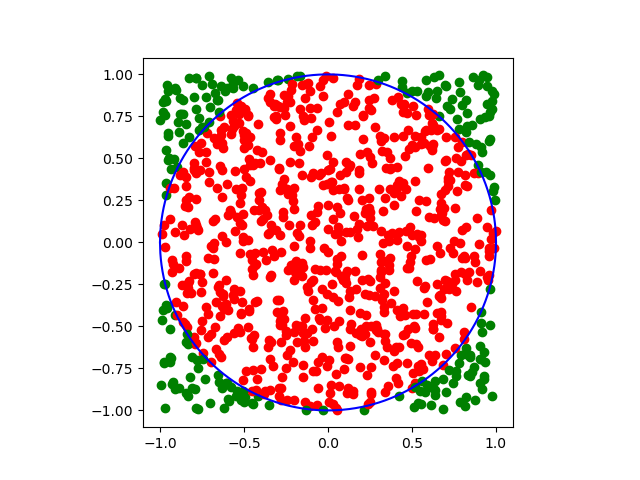

Write the Python code that produced this figure.
#!/usr/bin/env python3
# -*- coding: utf-8 -*-
"""
Created on Mon Oct 20 17:14:29 2019
@author: Ioannis Nicolis
"""

from numpy import random 
from matplotlib import pyplot
from math import sqrt, pi 

class tirecarre:
    def __init__(self):
        self.x = 2*random.random()-1
        self.y = 2*random.random()-1
        self.r2 = self.x**2+self.y**2
    
    def incercle(self):
        return (self.r2<=1)

n = 10**3
totalincercle = 0
x = []
y = []
inc = []
for i in range(n):
    P = tirecarre()
    if (P.incercle()):
        pyplot.plot(P.x,P.y,'ro')
        totalincercle += 1
    else:
        pyplot.plot(P.x,P.y,'go')
        
pihat = 4*totalincercle/n
    
print('Pi est approché par {0:f}' .format(pihat))


x = [i/n for i in range(-n,n+1)]
y = [sqrt(1-x**2) for x in x];

pyplot.plot(x,y,'b')
pyplot.plot(x,[-y for y in y],'b')
axes = pyplot.gca()
axes.set_aspect('equal', adjustable='box')
pyplot.show()

print('erreur commise = {0:f}' .format(abs(pihat-pi)))
print('erreur attendue <= {0:f}' .format(3/sqrt(n)))
